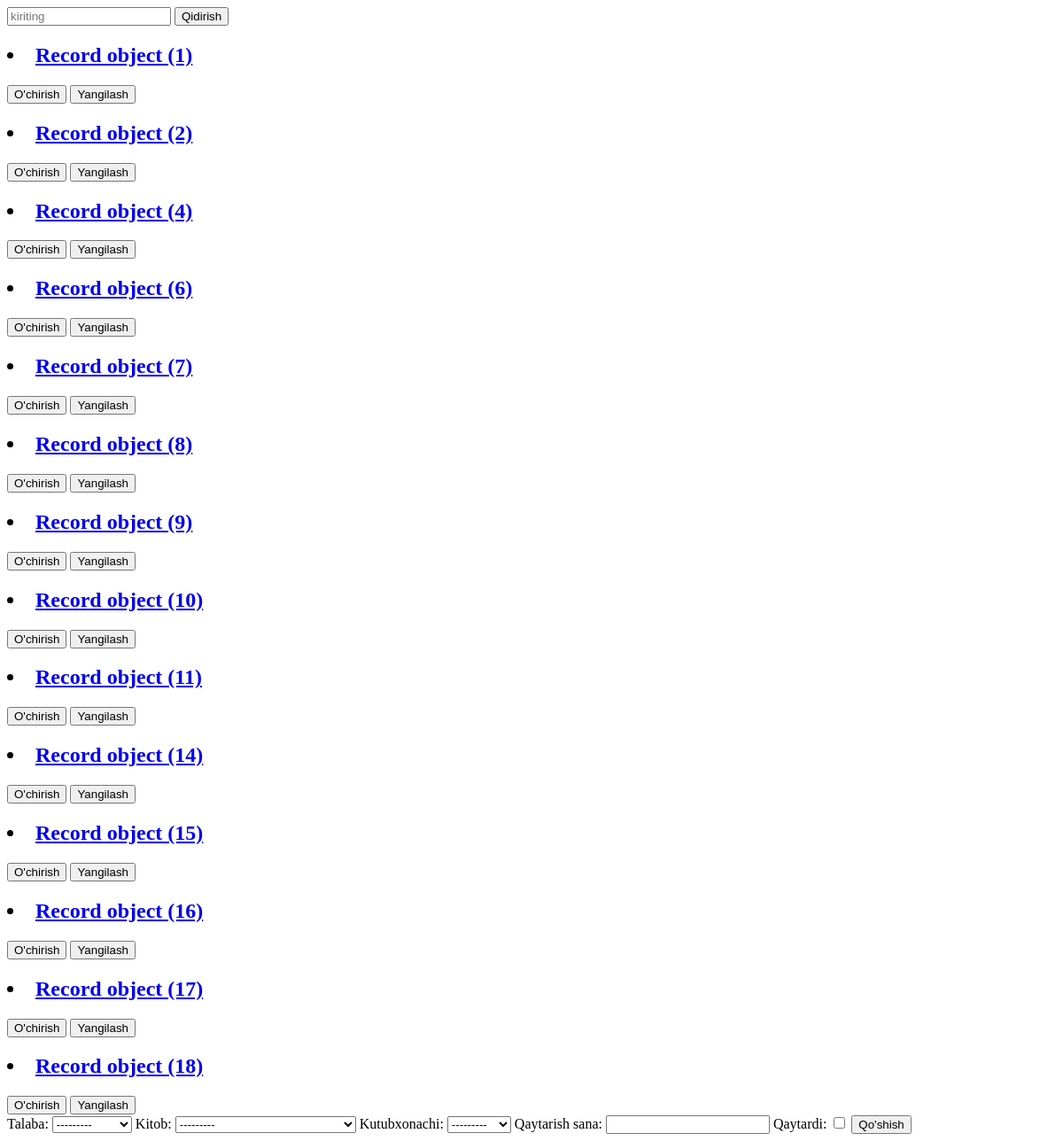
Page /record/ on the earlier database version.
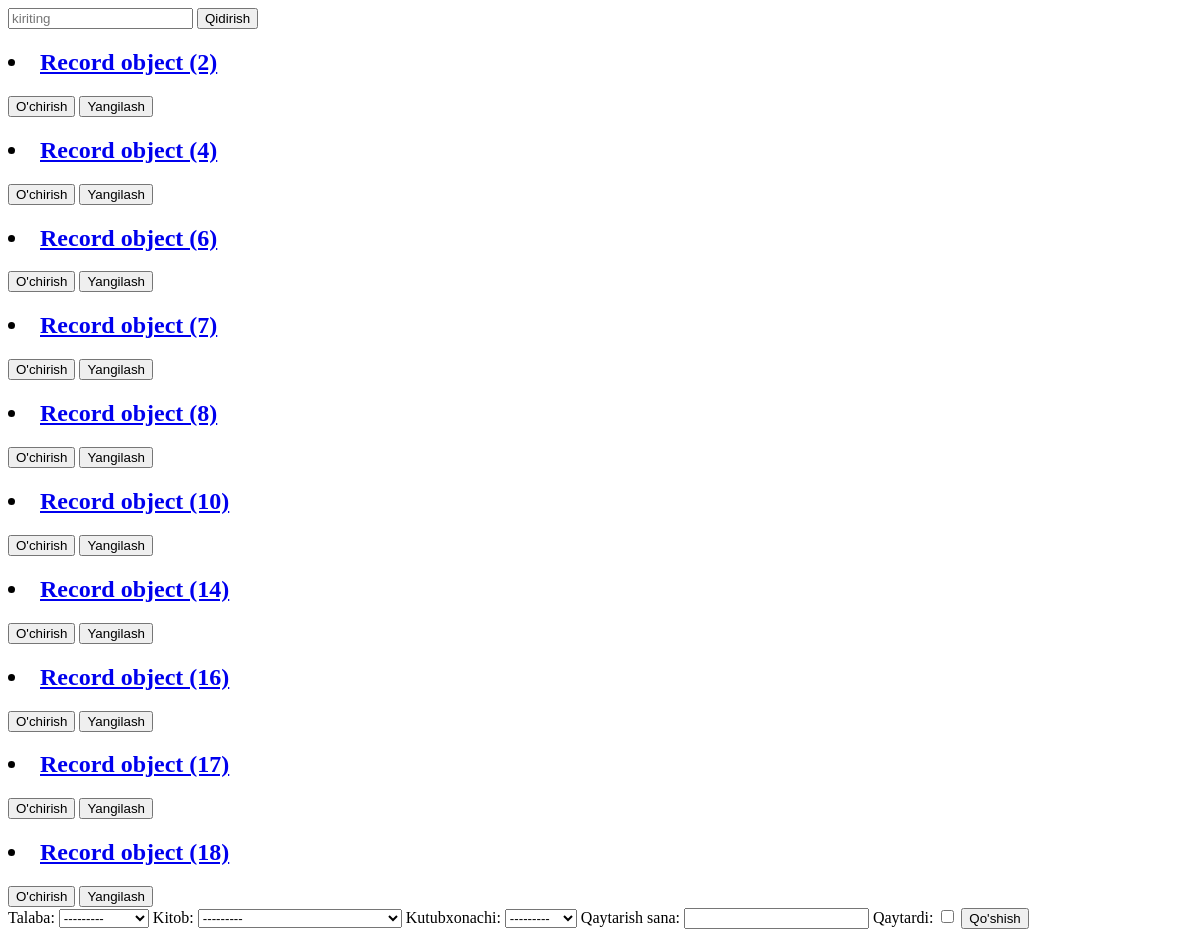
Same page on the later database version.
### asosiy/models.py (models this page shows, shortened)
class Record(models.Model):
    talaba = models.ForeignKey(Talaba, on_delete=models.CASCADE)
    kitob = models.ForeignKey(Kitob, on_delete=models.CASCADE)
    kutubxonachi = models.ForeignKey(Kutubxonachi, on_delete=models.CASCADE)
    olingan_sana = models.DateField(auto_now_add=True)
    qaytarish_sana = models.DateField(blank=True, null=True)
    qaytardi = models.BooleanField(default=False)

### asosiy/views.py (the view)
# urls.py: path('record/', record),
def record(request):
    forma = RecordForm(request.POST)
    if request.method == 'POST':
        if forma.is_valid():
            forma.save()
        return redirect('/record/')
    r = Record.objects.all()
    soz = request.GET.get("qidiruv_sozi")
    if soz is not None:
        r = Record.objects.filter(talaba__ism__contains=soz)
    data = {
        "books": r,
        "talaba": Talaba.objects.all(),
        "kitob": Kitob.objects.all(),
        "kutubxonachi": Kutubxonachi.objects.all(),
        "forma": RecordForm
    }
    return render(request, 'mashq/Recordlar.html', data)

### asosiy/models.py (called while the page is built)
    def __str__(self):
        return self.ism

    def __str__(self):
        return self.nom

    def __str__(self):
        return self.ism

### templates/mashq/Recordlar.html (shortened to what this page needs)
<!DOCTYPE html>
<html lang="en">
<head>
</head>
<body>
<form method="get">
    <input type="text" placeholder="kiriting" name="qidiruv_sozi">
    <button>Qidirish</button>
</form>
{% for i in books %}
  <h2><li><a href="/bitta_record/{{i.id}}">{{ i }}</a></li></h2>
<a href="/record_ochir/{{i.id}}"><button>O'chirish</button></a>
<a href="/record_update/{{i.id}}"><button>Yangilash</button></a>
    {% endfor %}
<form method="post">{% csrf_token %}
    {{ forma }}
    <button>Qo'shish</button>
</form>
</body>
</html>

Differences in the rows shown:
removed Record: id "Record object (1)"
removed Record: id "Record object (9)"
removed Record: id "Record object (11)"
removed Record: id "Record object (15)"
